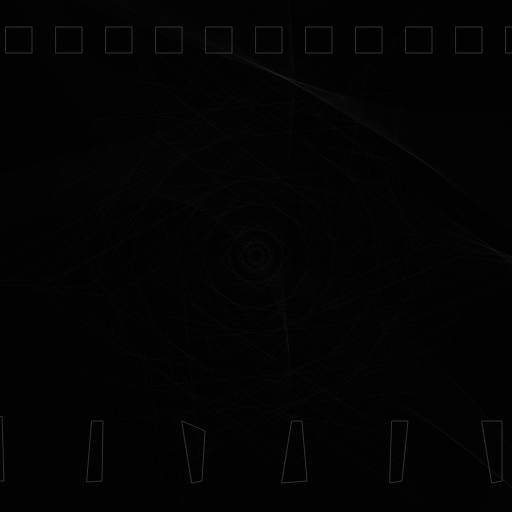
Frame 1 (no input)
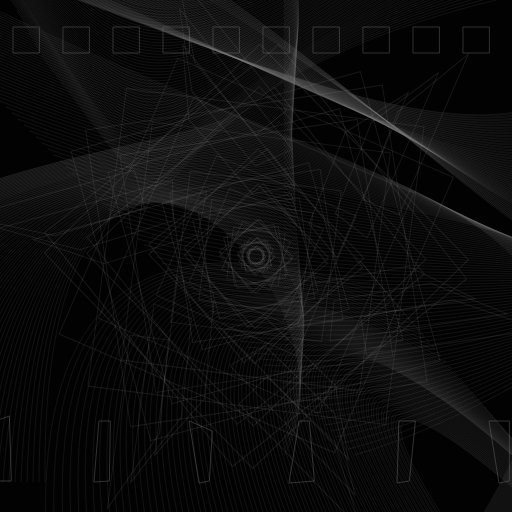
Frame 60 (no input)
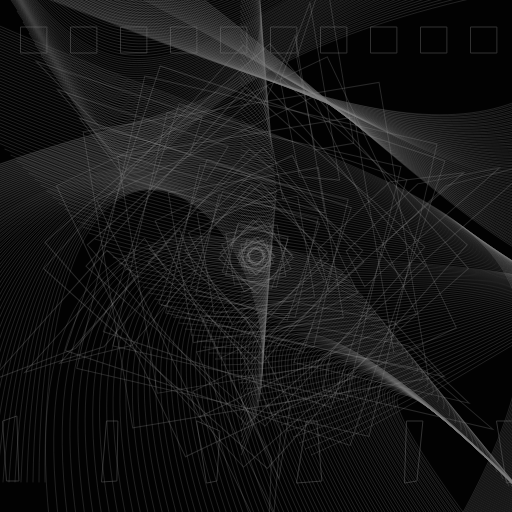
Frame 120 (the mouse pressed at the canvas centre since frame 60)

The p5.js sketch that drew these frames (run headless with seeded random() and noise() and a simulated clock; from frame 60 on, the mouse is pressed at the canvas centre):

// p5.js sketch
// ── sketch.js
var gap = 6.0;
var gap1 = 11;
var gap2 = 7;
var z, z1, z2;
var o, o1, o2, o3;
var direction, directionb, direction1, direction2, direction3, direction3b, direction4, direction5, direction6;
var transp;
var x, x1, x2;

function setup() {
  createCanvas(512, 512);
  z = 41;
  z1 = 198;
  z2 = 341;
  x = 0;
  x1 = 0;
  x2 = 0;
  o = 271;
  o1 = 374;
  o2 = -30;
  o3 = 26;
  o5 = 99;
  o6 = 600;
  direction = random(0.0075, 0.0081);
  directionb = random(0.0074, 0.0082);
  direction1 = random(-1.0063, -1.0053);
  direction2 = -1.045;
  direction3 = random(0.0094, 0.0074);
  direction3b = random(0.0093, 0.0075);
  direction4 = 0.0055;
  direction5 = 0.0125;
  direction6 = 0.125;
  transp = 5;
}

function draw() {
  background(2);
  frameRate(32);

  fill(2);
  stroke(50);
  
   quad(x2 - 12, 421, x2 + 2, 416, x2 +4 , 481, x2 - 8, 481);
   quad(x2 + 92, 421, x2 + 103, 421, x2 + 102, 481, x2 + 87, 482);
   quad(x2 + 182, 421, x2 + 205, 431, x2 + 202, 481, x2 + 192, 483);
   quad(x2 + 292, 421, x2 + 302, 421, x2 + 307, 481, x2 + 282, 483);
   quad(x2 + 392, 421, x2 + 408, 421, x2 + 402, 481, x2 + 390, 483);
   quad(x2 + 482, 421, x2 + 502, 421, x2 + 502, 481, x2 + 492, 483);

  rect(x2 - 44, 27, 26, 26);
  rect(x2 + 6, 27, 26, 26);
  rect(x2 + 56, 27, 26, 26);
  rect(x2 + 106, 27, 26, 26);
  rect(x2 + 156, 27, 26, 26);
  rect(x2 + 206, 27, 26, 26);
  rect(x2 + 256, 27, 26, 26);
  rect(x2 + 306, 27, 26, 26);
  rect(x2 + 356, 27, 26, 26);
  rect(x2 + 406, 27, 26, 26);
  rect(x2 + 456, 27, 26, 26);
  rect(x2 + 506, 27, 26, 26);
  rect(x2 + 556, 27, 26, 26);

  x2 = x2 + direction6;
  if (x2 >= 45 || x2 <= -45) {
    direction6 *= -1;
  }

  stroke(125, transp);
  noFill();
  for (i = 0; i < 91; i++) {
    bezier(
      z2 + gap * i,
      255 + gap2 * i,
      471,
      o1,
      o2,
      o3,
      55 + gap1 * i,
      o6 + gap2 * i
    );

    bezier(
      z + gap * -i,
      55 + gap1 * -i,
      o,
      o1,
      o2,
      o3,
      755 + -gap * -i,
      -z + gap2 * -i
    );
    bezier(
      z2 + gap * -i,
      455 + gap * -i,
      o6,
      o1,
      900,
      o3,
      455 + gap * -i,
      725 + -gap * -i
    );

    bezier(o, 455 + gap * -i, o1, o, 40, o2, 45 + gap * -i, 482);

    bezier(-z1 + gap * -i, -234, o1, o2, o6, 490, 734, z1 + gap * -i);

    z2 = z2 + direction;
    o = o + direction;
    o1 = o1 + direction1;
    o2 = o2 - direction2;
    o3 = o3 + direction3;
    o6 = o6 + direction5;

    transp = transp + direction4;
    if (transp >= 100 || transp <= 2) {
      direction4 *= -1;
    }
    if (o >= 299 || o <= 215) {
      direction *= -1;
    }
    if (o1 >= 390 || o1 <= 345) {
      direction1 *= -1;
    }
    if (o2 >= 10 || o2 <= 45) {
      direction2 *= -1;
    }
    if (o3 >= 50 || o3 <= 0) {
      direction3 *= -1;
    }
    if (o6 >= 650 || o6 <= 550) {
      direction5 *= -1;
    }
  }

   push();
  stroke(150, transp);
  translate(width / 2, height / 2);
  rotate(frameCount * random(4000,4500));
  rotate(PI / 3.0);
  rect(x - 7, -7, 14, 14);
  rect(x - 13, -13, 26, 26);
  rect(x - 26, -26, 52, 52);
  rect(x1 - 51, -51, 102, 102);
  rect(x - 76, -76, 152, 152);
  rect(x - 120, -120, 240, 240);
  rect(x - 150, -150, 300, 300);
  quad(x1 + 188, 73, x + 94, 76, x1 + 94, 115, x + 269, 115);
  quad(x1 + 168, 53, x + 70, 56, x1 + 60, 95, x + 240, 95);
  quad(x1 + 148, 33, x + 50, 36, x1 + 30, 75, x + 210, 75);
  rotate(PI / 2.7);
  rect(x - 7, -7, 14, 14);
  rect(x - 26, -26, 52, 52);
  rect(x - 13, -13, 26, 26);
  rect(x1 - 51, -51, 102, 102);
  rect(x - 76, -76, 152, 152);
  rect(x - 120, -120, 240, 240);
  rect(x - 150, -150, 300, 300);
  quad(x1 + 188, 73, x + 94, 76, x1 + 94, 115, x + 269, 115);
  quad(x1 + 168, 53, x + 70, 56, x1 + 60, 95, x + 240, 95);
  quad(x1 + 148, 33, x + 50, 36, x1 + 30, 75, x + 210, 75);
  rotate(PI / 2.9);
  rect(x - 7, -7, 14, 14);
  rect(x - 26, -26, 52, 52);
  rect(x - 13, -13, 26, 26);
  rect(x1 - 51, -51, 102, 102);
  rect(x - 76, -76, 152, 152);
  rect(x - 120, -120, 240, 240);
  rect(x - 150, -150, 300, 300);
  quad(x1 + 188, 73, x + 94, 76, x1 + 94, 115, x + 269, 115);
  quad(x1 + 168, 53, x + 70, 56, x1 + 60, 95, x + 240, 95);
  quad(x1 + 148, 33, x + 50, 36, x1 + 30, 75, x + 210, 75);
  rotate(PI / 3.1);
  rect(x - 7, -7, 14, 14);
  rect(x - 26, -26, 52, 52);
  rect(x - 13, -13, 26, 26);
  rect(x1 - 51, -51, 102, 102);
  rect(x - 76, -76, 152, 152);
  rect(x - 120, -120, 240, 240);
  rect(x - 150, -150, 300, 300);
  quad(x1 + 188, 73, x + 94, 76, x1 + 94, 115, x + 269, 115);
  quad(x1 + 168, 53, x + 70, 56, x1 + 60, 95, x + 240, 95);
  quad(x1 + 148, 33, x + 50, 36, x1 + 30, 75, x + 210, 75);
  rotate(PI / 3.3);
  rect(x - 7, -7, 14, 14);
  rect(x - 26, -26, 52, 52);
  rect(x - 13, -13, 26, 26);
  rect(x1 - 51, -51, 102, 102);
  rect(x - 76, -76, 152, 152);
  rect(x - 120, -120, 240, 240);
  rect(x - 150, -150, 300, 300);
  quad(x1 + 188, 73, x + 94, 76, x1 + 94, 115, x + 269, 115);
  quad(x1 + 168, 53, x + 70, 56, x1 + 60, 95, x + 240, 95);
  quad(x1 + 148, 33, x + 50, 36, x1 + 30, 75, x + 210, 75);
  rotate(PI / 3.5);
  rect(x - 7, -7, 14, 14);
  rect(x - 26, -26, 52, 52);
  rect(x - 13, -13, 26, 26);
  rect(x1 - 51, -51, 102, 102);
  rect(x - 76, -76, 152, 152);
  rect(x - 120, -120, 240, 240);
  rect(x - 150, -150, 300, 300);
  quad(x1 + 188, 73, x + 94, 76, x1 + 94, 115, x + 269, 115);
  quad(x1 + 168, 53, x + 70, 56, x1 + 60, 95, x + 240, 95);
  quad(x1 + 148, 33, x + 50, 36, x1 + 30, 75, x + 210, 75);
  x = x + directionb;
  if (x >= 50 || x <= -50) {
    directionb *= -1;
  }
  x1 = x1 + direction3b;
  if(x>=45 || x< -45){
    direction3b ^= -1;
  }
  pop();
}
